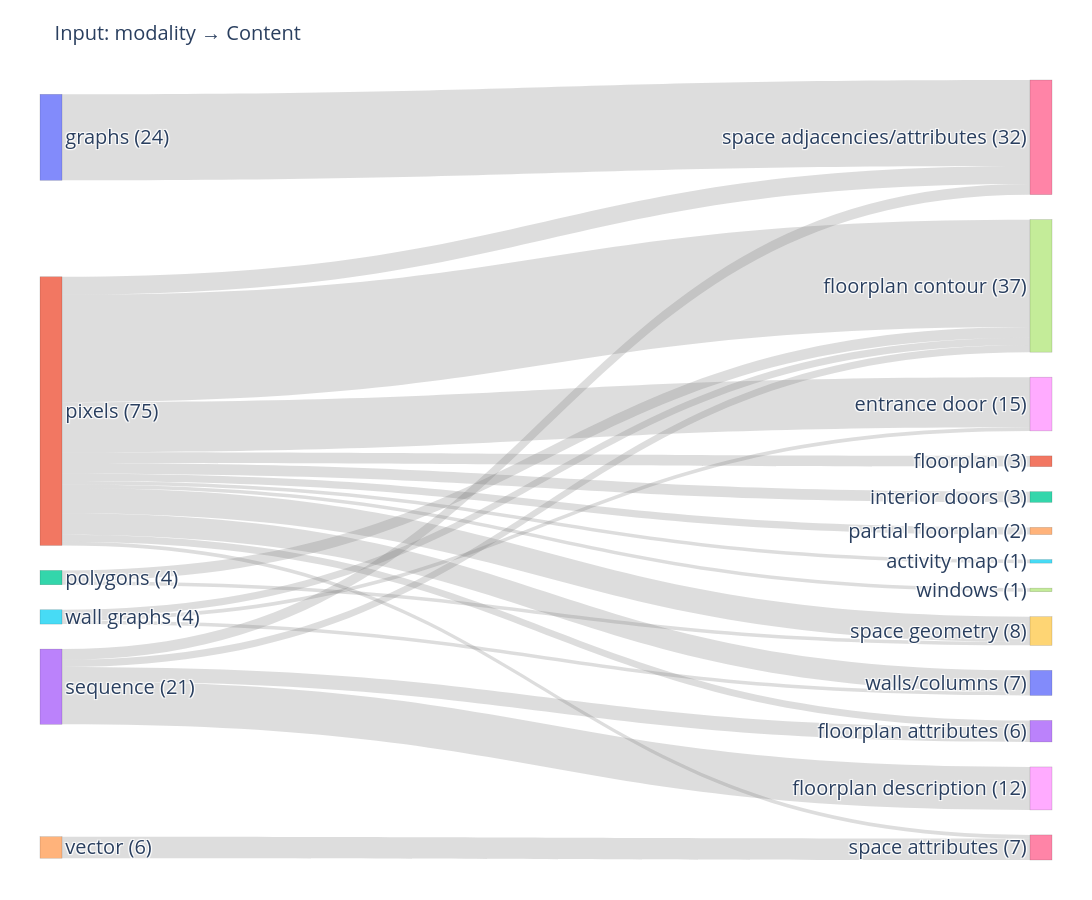

The notebook cell saved with this chart:
### Markdown cell above
# INPUT: MODALITY / CONTENT

### Code cell
plot_sankey_input_modality_content(df_model)

### Figure 1 — Plotly figure (JSON) as saved in the notebook; plotly's stock layout.template omitted (floating-point values rounded to 4 significant figures)
{"data": [{"arrangement": "snap", "link": {"color": "rgba(120,120,120,0.25)", "source": [0, 1, 1, 1, 1, 1, 1, 1, 1, 1, 1, 1, 1, 2, 2, 3, 3, 3, 3, 4, 5, 5, 5], "target": [6, 7, 8, 9, 10, 6, 11, 12, 13, 14, 15, 16, 17, 7, 9, 18, 13, 6, 7, 16, 7, 8, 10], "value": [24, 30, 14, 7, 6, 5, 3, 3, 2, 2, 1, 1, 1, 3, 1, 12, 4, 3, 2, 6, 2, 1, 1]}, "node": {"label": ["graphs (24)", "pixels (75)", "polygons (4)", "sequence (21)", "vector (6)", "wall graphs (4)", "space adjacencies/attributes (32)", "floorplan contour (37)", "entrance door (15)", "space geometry (8)", "walls/columns (7)", "floorplan (3)", "interior doors (3)", "floorplan attributes (6)", "partial floorplan (2)", "activity map (1)", "space attributes (7)", "windows (1)", "floorplan description (12)"], "line": {"color": "rgba(0,0,0,0.25)", "width": 0.5}, "pad": 25, "thickness": 22}, "type": "sankey"}], "layout": {"font": {"size": 20}, "height": 900, "margin": {"b": 40, "l": 40, "r": 40, "t": 80}, "title": {"font": {"size": 20}, "text": "Input: modality → Content"}, "width": 1400}}
